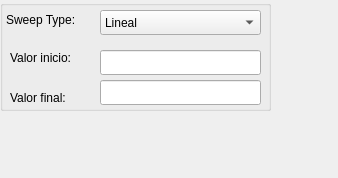
<?xml version="1.0" encoding="UTF-8"?>
<ui version="4.0">
 <class>Dialog</class>
 <widget class="QDialog" name="Dialog">
  <property name="geometry">
   <rect>
    <x>0</x>
    <y>0</y>
    <width>338</width>
    <height>178</height>
   </rect>
  </property>
  <property name="windowTitle">
   <string>Dialog</string>
  </property>
  <widget class="QGroupBox" name="sweep_groupbox">
   <property name="geometry">
    <rect>
     <x>0</x>
     <y>0</y>
     <width>271</width>
     <height>111</height>
    </rect>
   </property>
   <property name="title">
    <string/>
   </property>
   <widget class="QLineEdit" name="val_stop_field">
    <property name="geometry">
     <rect>
      <x>100</x>
      <y>80</y>
      <width>161</width>
      <height>25</height>
     </rect>
    </property>
   </widget>
   <widget class="QLabel" name="sweep_type_label">
    <property name="geometry">
     <rect>
      <x>6</x>
      <y>10</y>
      <width>81</width>
      <height>20</height>
     </rect>
    </property>
    <property name="text">
     <string>Sweep Type:</string>
    </property>
   </widget>
   <widget class="QComboBox" name="comboBox">
    <property name="geometry">
     <rect>
      <x>100</x>
      <y>10</y>
      <width>161</width>
      <height>25</height>
     </rect>
    </property>
    <item>
     <property name="text">
      <string>Lineal</string>
     </property>
    </item>
    <item>
     <property name="text">
      <string>Log10</string>
     </property>
    </item>
    <item>
     <property name="text">
      <string>Log25</string>
     </property>
    </item>
    <item>
     <property name="text">
      <string>Log50</string>
     </property>
    </item>
   </widget>
   <widget class="QLabel" name="value_stop">
    <property name="geometry">
     <rect>
      <x>10</x>
      <y>90</y>
      <width>71</width>
      <height>16</height>
     </rect>
    </property>
    <property name="text">
     <string>Valor final:</string>
    </property>
   </widget>
   <widget class="QLabel" name="value_init">
    <property name="geometry">
     <rect>
      <x>10</x>
      <y>50</y>
      <width>71</width>
      <height>16</height>
     </rect>
    </property>
    <property name="text">
     <string>Valor inicio:</string>
    </property>
   </widget>
   <widget class="QLineEdit" name="val_inicio_field">
    <property name="geometry">
     <rect>
      <x>100</x>
      <y>50</y>
      <width>161</width>
      <height>25</height>
     </rect>
    </property>
   </widget>
  </widget>
 </widget>
 <resources/>
 <connections/>
</ui>
